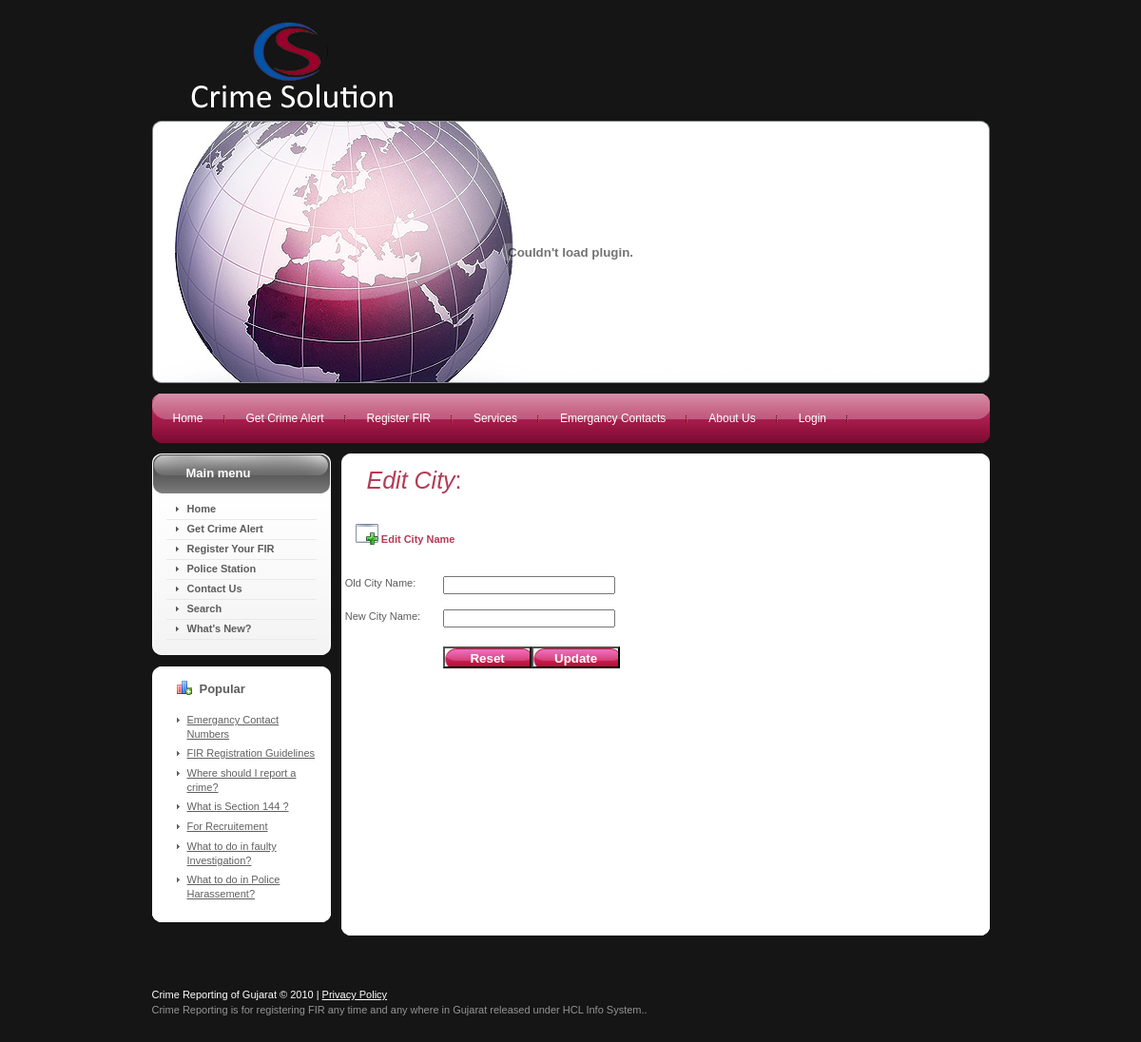
Page /editcity.php?cityname=Ahmedabad on the earlier database version.
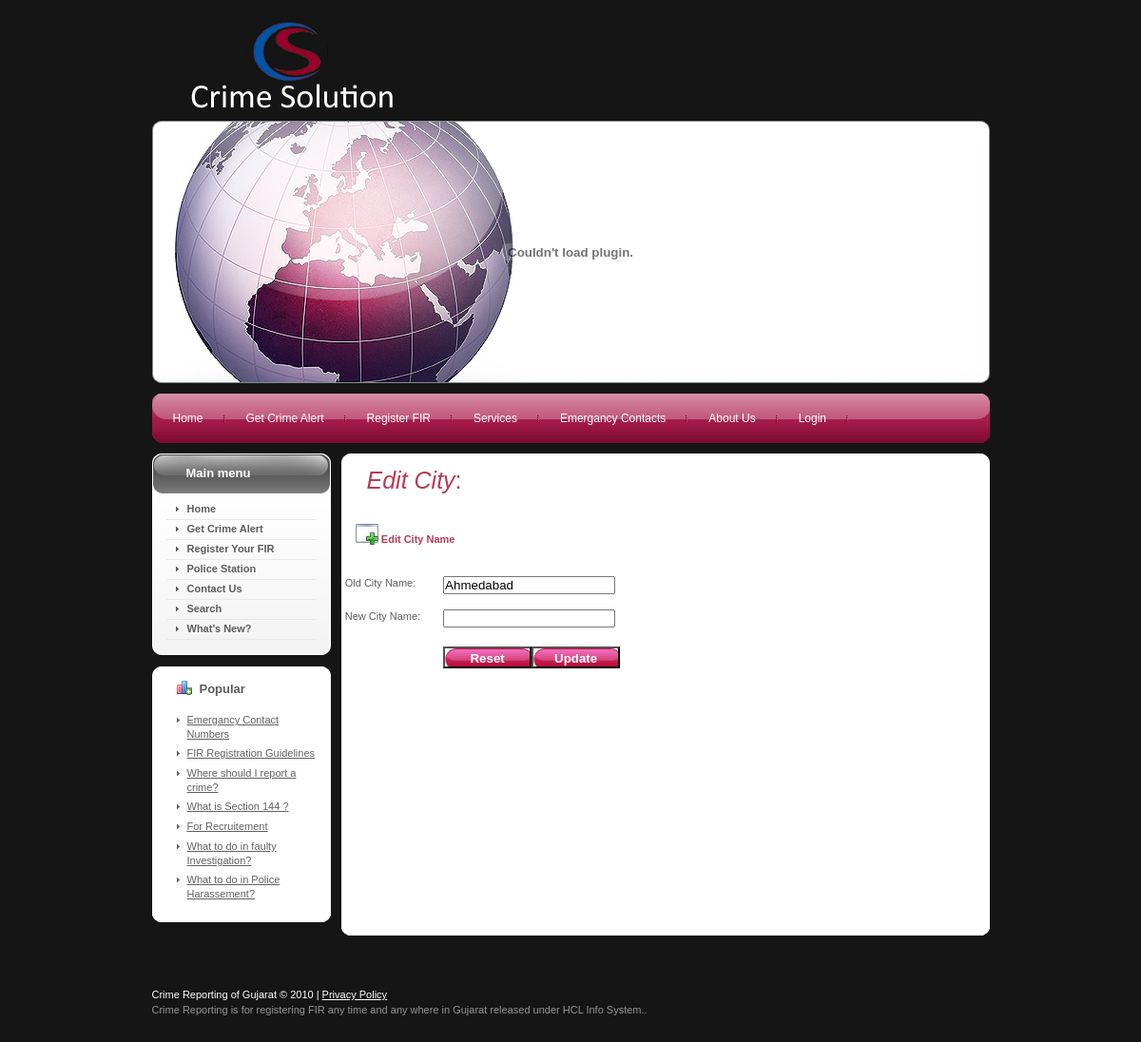
Same page on the later database version.
### tables this page shows
CREATE TABLE `mstr_city` (
  `city_id` int(10) unsigned NOT NULL auto_increment,
  `city_name` varchar(45) NOT NULL,
  PRIMARY KEY  (`city_id`)
);

### editcity.php (the view, shortened to what this page needs)
<?php
include("header.php");
$cityname = $_GET['cityname'];
$selectQuery = "select *from mstr_city where city_name = '".$cityname."' ";
$rs = mysql_query($selectQuery);
$record = mysql_fetch_array($rs);
?>
<div id="content">
  <div class="clear">
<div id="left">
    <div class="left-indent"><div class="clear">
    <div class="wrapper-box module_menu"><div class="border-top"><div class="border-bottom">
    <div class="border-left"><div class="border-right"><div class="corner-top-left">
    <div class="corner-top-right"><div class="corner-bottom-left">
    <div class="corner-bottom-right clear">
	<div class="wrapper-box-indent">
    <div class="box-title">
    <div class="border1-top">
    <div class="border1-bottom">
    <div class="border1-left">
    <div class="border1-right">
    <div class="corner1-top-left">
    <div class="corner1-top-right">
    <div class="corner1-bottom-left">
    <div class="corner1-bottom-right clear">
	<h3>Main menu</h3>
	</div>
	</div>
	</div>
	</div>
	</div>
	</div>
	</div>
	</div>
	</div>
    <div class="main-box">
    <div class="clear">
	<ul class="menu">
	                 <li id="current" class="active item1">	<a href=""><span>Home</span></a></li>
	                 <li class="item2"><a href=""><span>Get Crime Alert </span></a></li>
					 <li class="item59"><a href="">Register Your FIR </a></li>
					 <li class="item60"><a href="">Police Station </a></li>
					 <li class="item61"><a href=""><span>Contact Us</span></a></li>
					 <li class="item62"><a href=""><span>Search</span></a></li>
					 <li class="item63"><a href=""><span>What's New? </span></a></li>
	</ul>
	</div>
    </div>
    </div>
    </div>
	</div>
	</div>
	</div>
	</div>
	</div>
	</div>
	</div>
    </div>
	<div class="wrapper-box module s1">
	<div class="border-top">
	<div class="border-bottom">
	<div class="border-left">
	<div class="border-right">
	<div class="corner-top-left">
	<div class="corner-top-right">
	<div class="corner-bottom-left">
	<div class="corner-bottom-right clear">
	<div class="wrapper-box-indent">
	<div class="box-title">
    <div class="border1-top">
	<div class="border1-bottom">
	<div class="border1-left">
	<div class="border1-right">
	<div class="corner1-top-left">
	<div class="corner1-top-right">
	<div class="corner1-bottom-left">
	<div class="corner1-bottom-right clear">
	<h3>Popular</h3>
	</div>
	</div>
	</div>
	</div>
	</div>
	</div>
	</div>
	</div>
	</div>
	<div class="main-box">
	<div class="clear">
	  <ul class="mostread s1">
	    <li class="mostread s1"><a href="" class="mostread s1">Emergancy Contact Numbers</a></li>
	    <li class="mostread s1"><a href="" class="mostread s1">FIR Registration Guidelines</a></li>
		<li class="mostread s1"><a 	href=""	class="mostread s1"> Where should I report a crime? </a></li>
		<li class="mostread s1"><a 	href=""	class="mostread s1">What is Section 144 ?</a></li>
		<li class="mostread s1"><a 	href=""	class="mostread s1">For Recruitement </a></li>
		<li class="mostread s1"><a 	href=""	class="mostread s1">What to do in faulty Investigation?</a></li>
		<li class="mostread s1"><a 	href=""	class="mostread s1">What to do in Police Harassement?</a></li>
		</ul>
	</div>
	</div>
	</div>
	</div>
	</div>
	</div>
	</div>
	</div>
	</div>
	</div>
	</div>
	</div>
	</div>
	</div>
	</div>
<body>
<div id="container" class="wrapper-container">
       <div class="corner-top-left">
       <div class="corner-top-right">
       <div class="corner-bottom-left">
       <div class="corner-bottom-right">
<h1><span class="componentheading"><em>Edit City</em>:</span></h1>
<p>&nbsp;</p>
<form name="editcity" action="updatecity.php" method="post">
<table width="67%" border="0" bgcolor="#FFFFFF">
<tr>
	<td colspan="6" height="36" align="left" valign="middle" class="rowBorder">&nbsp;&nbsp;&nbsp;&nbsp;
		<img src="images/view.png" align="absbottom"/> <span class="highlight">Edit City Name </span></td>
	<td width="1%"></span><td width="1%"></td>
</tr>
<tr>
	<td height="20" colspan="4"></td>
</tr>
<tr>
	<td width="1%" height="35">&nbsp;</td>
  	<td width="27%" class="formField"><span class="style4 tableHeading style2">Old City Name</span>:</td>
	<td width="23%" ><input  readonly="yes" type="text" id="city" name="city" value="<?php echo $record["city_name"]; ?>"/>
				</td>
	<td width="45%"><font color="#FF0000"><div id="messageSecond"></div></font></td>
</tr>
<tr>
	<td width="1%" height="34">&nbsp;</td>
  	<td width="27%" class="formField">New City Name: </td>
	<td width="23%" >
	<input type="text" id="newcityname" name="newcityname" />
				</td>
	<td width="45%">&nbsp;</td>
</tr>
<tr>
	<td height="5" colspan="4"></td>
</tr>
<tr>
	<td width="1%">&nbsp;</td>
  	<td width="27%"></td>
	<td colspan="2" ><input name="reset" type="reset" class="header-button"  id="reset" value="Reset"/>
	<input name="update" type="submit" class="header-button"  id="update" value="Update"/></td>
</tr>
<tr>
	<td height="207" colspan="4"></td>
</tr>
</table>
  <p>&nbsp;</p>
  <p>&nbsp;</p>
  <p>
    </div>
    </div>
    </div>
    </div>
    </div>
  <p>&nbsp;</p>
	<?php include("footer.php"); ?>
</body>
</html>

Differences in the rows shown:
added mstr_city: city "Ahmedabad"
